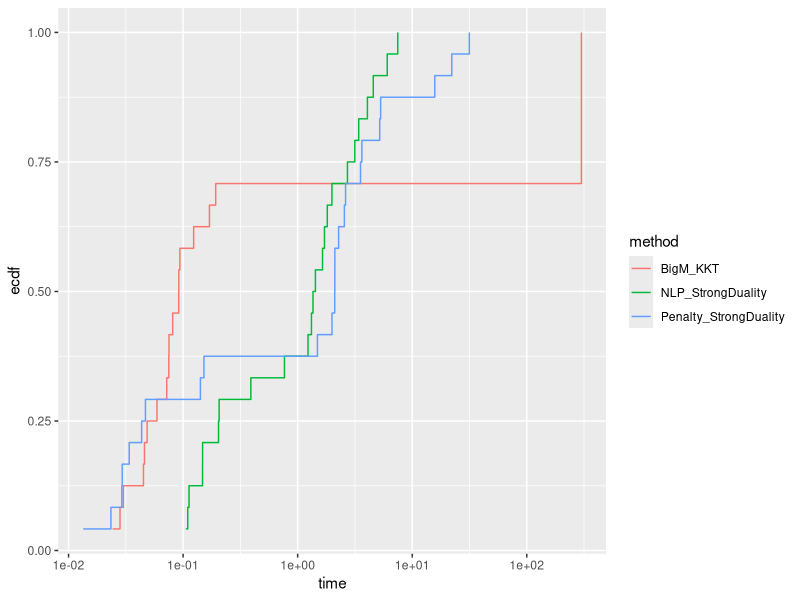
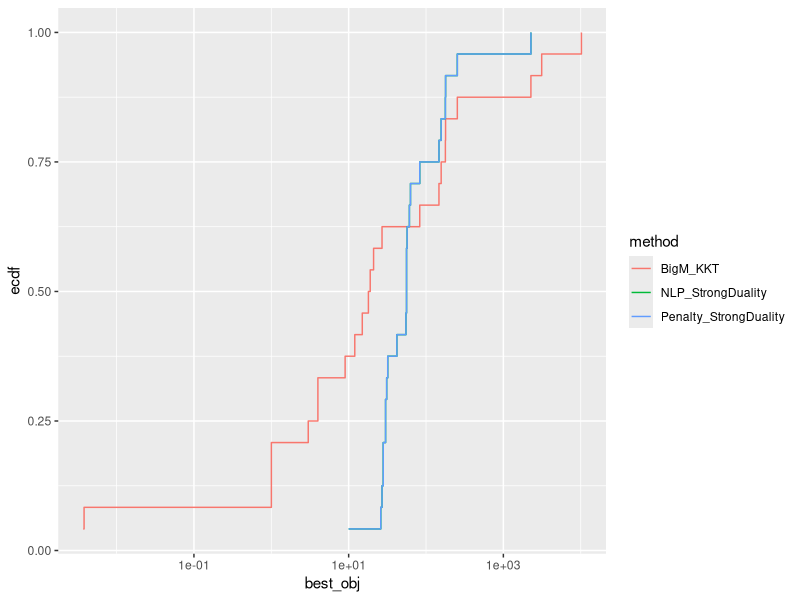

Here is the R script that generated these plots, in order:
## ---- chunk 1
library(rmarkdown)
library(kableExtra)
library(tidyr)
library(ggplot2)
suppressPackageStartupMessages(library(dplyr))
## ---- chunk 2
data = read.csv("results.csv", header = FALSE)
colnames(data) = c("tag", "method", "method_n", "instance", "time", "status", "reason", "best_obj", "best_bound")
paged_table(data)
## ---- chunk 3
ggplot(data, aes(x = time, col = method)) + stat_ecdf(pad = FALSE) + scale_x_log10()
ggplot(data, aes(x = best_obj, col = method)) + stat_ecdf(pad = FALSE) + scale_x_log10()
